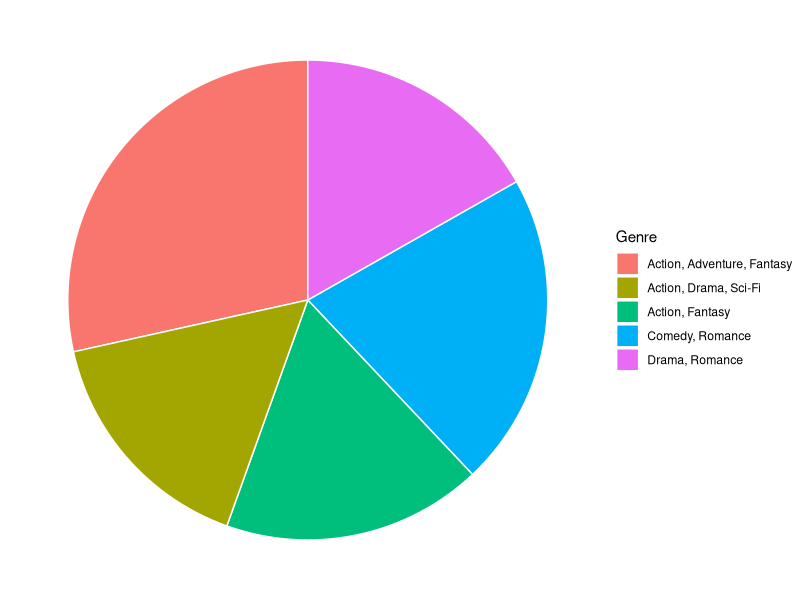
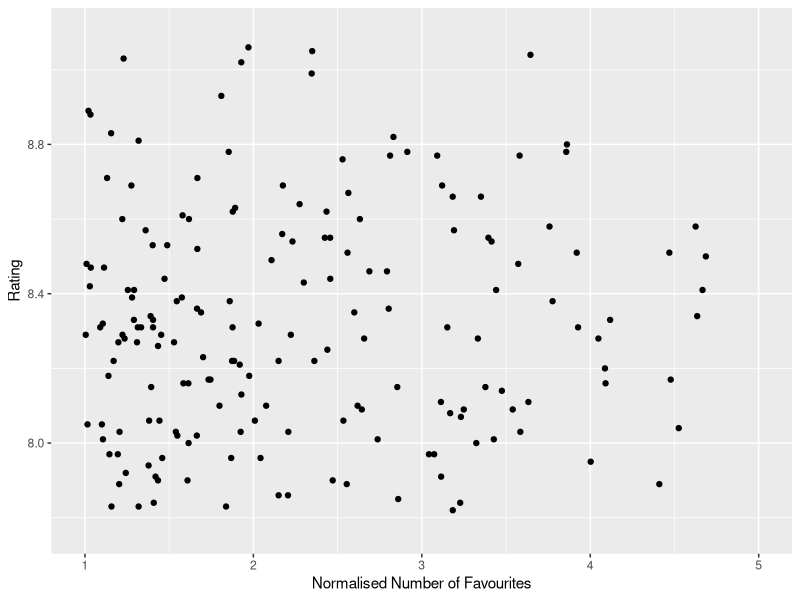
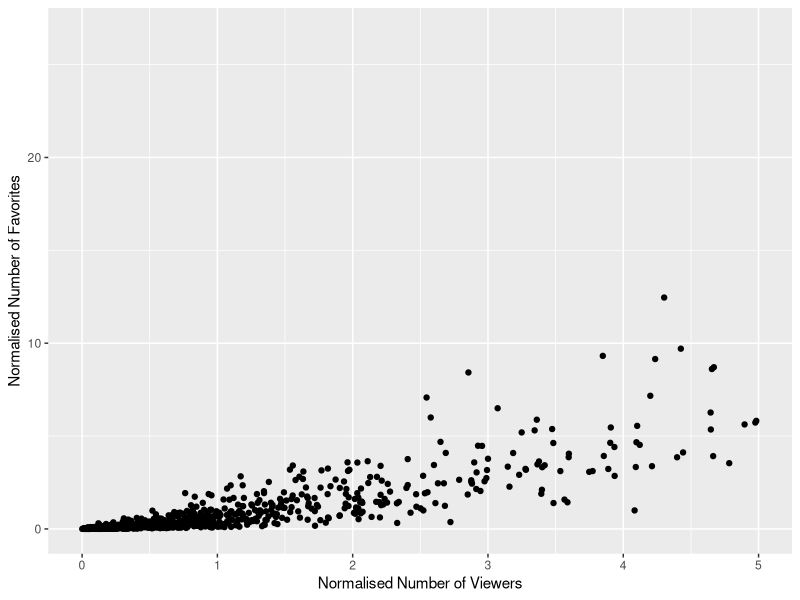
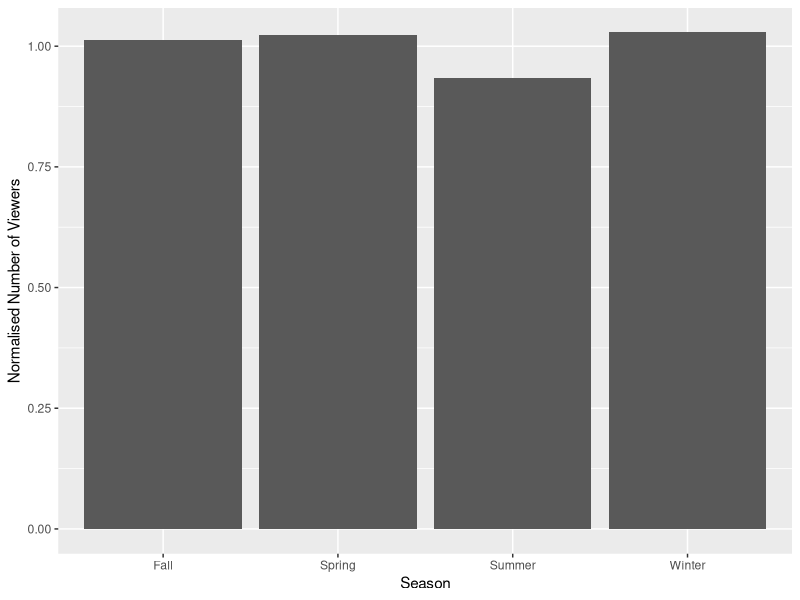
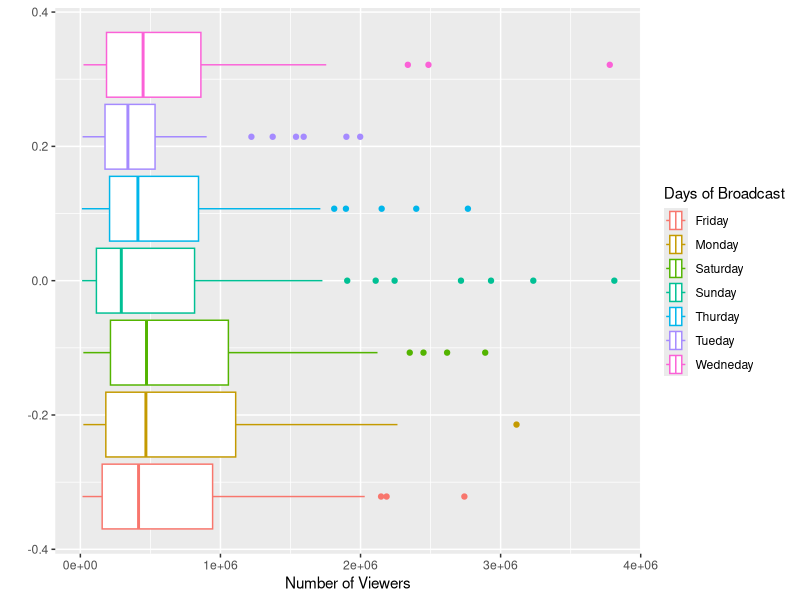
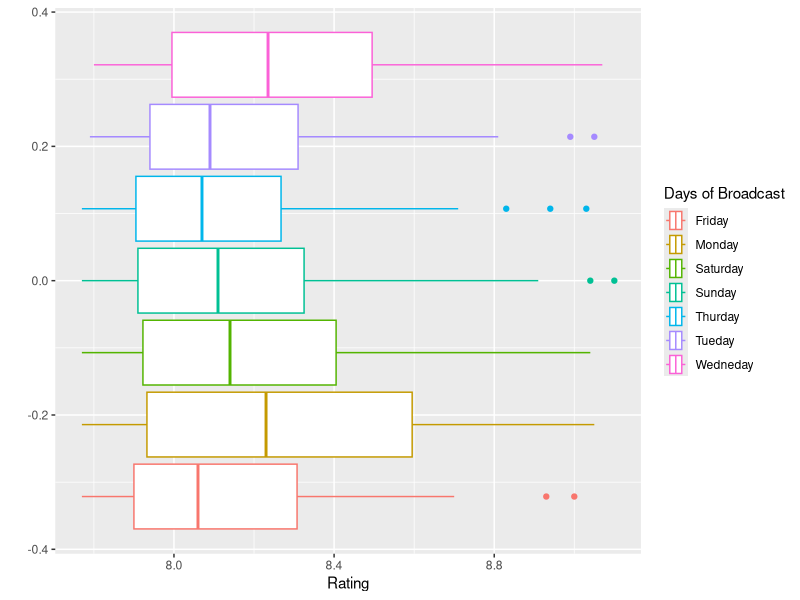
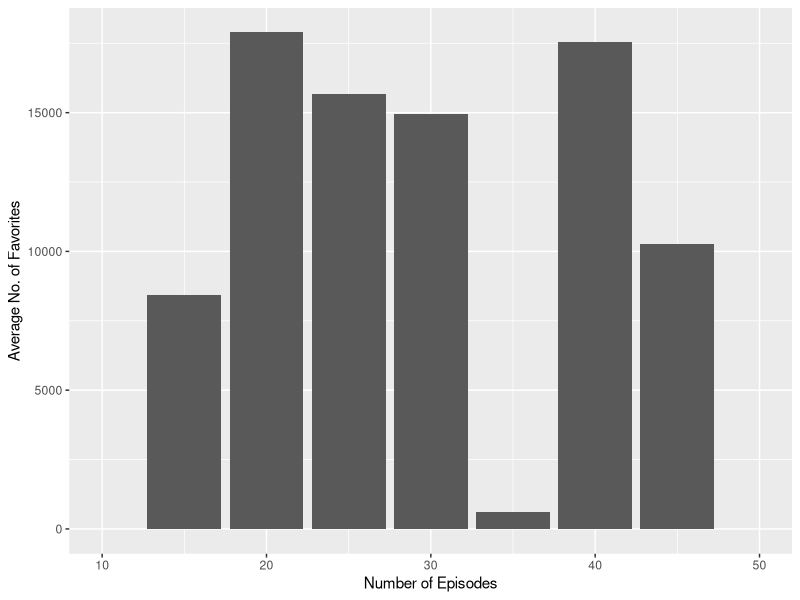
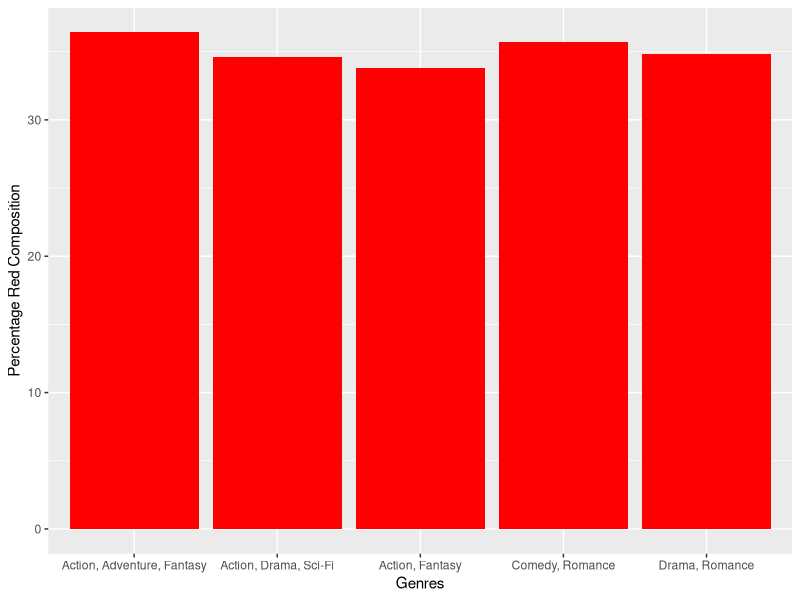

The R script that drew these images, in order:
## ---- chunk 1
#| echo: false
library(ggplot2)
MainData <- read.csv("../Finaldata.csv")
genres <- as.data.frame(table(MainData$Genre))
genres <- genres[order(genres$Freq,decreasing = TRUE),]
genres <- genres[1:5,]
ggplot(genres, aes(x="", y=Freq, fill = Var1))+ 
  geom_bar(stat="identity", width=1, color = "white")+ 
  coord_polar("y", start=0)+
  theme_void()+
  labs(fill = "Genre")

## ---- chunk 2
#| echo: false
#| warning: false
ggplot(MainData, aes(x = Favorites/mean(Favorites), y = Score))+
  geom_point() + 
  xlim(1,5)+ 
  labs(x = "Normalised Number of Favourites", y = "Rating")
## ---- chunk 3
#| echo: false
#| warning: false
ggplot(MainData, mapping = aes(x = Members/mean(Members), y = Favorites/mean(Favorites))) + geom_point() + xlim(0,5) + labs(x = "Normalised Number of Viewers", y = "Normalised Number of Favorites") 
## ---- chunk 4
#| echo: false
#| warning: false
Seasons <- as.data.frame(table(MainData$Season))
for(i in 1:4){
   subdata = subset(MainData,
                    MainData$Season == Seasons$Var1[i])
   avg = mean((subdata$Members))
   Seasons$Avg[i] = avg
 }
ggplot(Seasons, mapping = aes(x = Var1, y = Avg/mean(Avg))) +
  geom_bar(stat = "identity")+
  labs(x = "Season", y = "Normalised Number of Viewers")
## ---- chunk 5
#| echo: false
subdata = subset(MainData,
                 MainData$Broadcast.Day != "Not"&
                 MainData$Broadcast.Day != "Unknown"&
                 MainData$Broadcast.Day != "NA"
)
ggplot(subdata, 
        mapping = aes(Members),
 )+
     geom_boxplot(mapping = aes(col = Broadcast.Day))+
     labs(y= "", x = "Number of Viewers", col = "Days of Broadcast")

## ---- chunk 6
#| echo: false
subdata = subset(MainData,
                 MainData$Broadcast.Day != "Not"&
                 MainData$Broadcast.Day != "Unknown"&
                 MainData$Broadcast.Day != "NA"
)
ggplot(subdata, 
        mapping = aes(Score),
 )+
     geom_boxplot(mapping = aes(col = Broadcast.Day))+
     labs(y= "", x = "Rating", col = "Days of Broadcast")
## ---- chunk 7
#| echo: false
#| warning: false

catagories <- data.frame(classes = c(1:10)*5)
for(i in 1:length(catagories$classes)){
  subdata <- subset(MainData,
                    (MainData$Episode.Count < 5*i) & 
                    ((5*i -5)<= MainData$Episode.Count)
                    )
  catagories$Avg[i] = mean(subdata$Favorites)
}
ggplot(catagories,
       mapping = aes(classes,Avg))+
    geom_bar(stat = "identity")+
    lims(x = c(10,50))+
    labs( y = "Average No. of Favorites", x = "Number of Episodes")
## ---- chunk 8
#| echo: false
#| warning: false

genres <- as.data.frame(table(MainData$Genre))
genres <- genres[order(genres$Freq,decreasing = TRUE),]
genres <- genres[1:5,]

for(i in 1:length(genres$Var1)){
   subdata = subset(MainData,
                    MainData$Genre == genres$Var1[i])
   avg = mean(subdata$Percent.red)
   genres$Avg[i] = avg
 }

ggplot(genres,
       mapping = aes(x = Var1, y = Avg*100))+
  geom_bar(stat = "identity",fill = 'red')+
  labs(x= "Genres", y = "Percentage Red Composition")

## ---- chunk 9
#| echo: false
#| warning: false

genres <- as.data.frame(table(MainData$Genre))
genres <- genres[order(genres$Freq,decreasing = TRUE),]

for(i in 1:length(genres$Var1)){
   subdata = subset(MainData,
                    MainData$Genre == genres$Var1[i])
   avg = mean(subdata$Percent.white)
   genres$AvgPW[i] = avg
   genres$AVGPB[i] = 1-avg
 }

ggplot(genres[1:7,],
       mapping = aes(x = Var1, y = AVGPB*100))+
  geom_bar(stat = "identity")+
  labs(x= "Genres", y = "Percentage Dark Composition")
## ---- chunk 10

for(i in 1:1e3){
  ind = which.max(c(MainData$Percent.red[i],MainData$Percent.green[i],MainData$Percent.blue[i]))
  MainData$MainCol[i] <- c("Red","Green","Blue")[ind]
}
## ---- chunk 11

ggplot(MainData,  
       mapping = aes(Members))+
  geom_boxplot(aes(col = Type))
## ---- chunk 12
#| echo: false
#| warning: false

library(dplyr)
library(tidyverse)
ageGroups <- as.data.frame(table(MainData$Rating))

for(i in 1:length(ageGroups$Var1)){
  subdata <- subset(MainData,
                    MainData$Rating == ageGroups$Var1[i])
  subdata <- as_tibble(subdata)
  subsub <- subdata %>% 
    group_by(Genre) %>%
    summarise(
      Avg = mean(Score)
    )
  subsorted <- as.data.frame(subsub)
  subsorted <- subsorted[order(subsorted$Avg,decreasing = TRUE),]
  ageGroups$PopGen[i] <- subsorted$Genre[1]
  ageGroups$PopGenFreq[i] <- subsorted$Avg[1]
}

ageGroups$Var1 <- c("All", "Children", "PG-13", "R-17+", "R+ -Adult")

ggplot(ageGroups,
       mapping = aes(x = Var1, y = PopGenFreq))+
  geom_bar(mapping = aes(fill = PopGen), stat = "identity")+
  labs(x = "Target Demographic", y = "Average Rating", fill = "Most Liked Genre")
## ---- chunk 13
#| echo: false
#| warning: false

ageGroups <- as.data.frame(table(MainData$Rating))

for(i in 1:length(ageGroups$Var1)){
  subdata <- subset(MainData,
                    MainData$Rating == ageGroups$Var1[i])
  subdata <- as_tibble(subdata)
  subsub <- subdata %>% 
    group_by(Genre) %>%
    summarise(
      Avg = mean(Members)
    )
  subsorted <- as.data.frame(subsub)
  subsorted <- subsorted[order(subsorted$Avg,decreasing = TRUE),]
  ageGroups$PopGen[i] <- subsorted$Genre[1]
  ageGroups$PopGenFreq[i] <- subsorted$Avg[1]
}

ageGroups$Var1 <- c("All", "Children", "PG-13", "R-17+", "R+ -Adult")

ggplot(ageGroups,
       mapping = aes(x = Var1, y = PopGenFreq))+
  geom_bar(mapping = aes(fill = PopGen), stat = "identity")+
  labs(x = "Target Demographic", y = "Average Viewership", fill = "Most Popular Genre")
## ---- chunk 14
#| echo: false
#| warning: false


studios <- as.data.frame(table(MainData$Studio))
studios <- studios[which(studios$Freq>30, arr.ind = TRUE),]

for(i in 1:length(studios$Var1)){
  subdata <- subset(MainData,
                    MainData$Studio == studios$Var1[i])
  studios$Avg[i] <- mean(subdata$Members)
}

ggplot(studios,
       mapping = aes(x = Var1, y = Avg))+
  geom_bar(stat = "identity")+
  labs(x = "Genre", y = "Average Viewership")
## ---- chunk 15
#| warning: false
library(ggplot2)
genres <- MainData[which((MainData$Source=="Manga") & (MainData$Rating=="PG - Children")), ]
genres <- as.data.frame(table(genres$Genre[which(genres$Episode.Count<=50)]))
genres <- genres[order(genres$Freq,decreasing = TRUE),]
genres <- genres[1:5,]
ggplot(genres, aes(x="", y=Freq, fill = Var1))+ 
  geom_bar(stat="identity", width=1, color = "white")+ 
  coord_polar("y", start=0)+
  theme_void()+
  labs(fill = "Genre")
